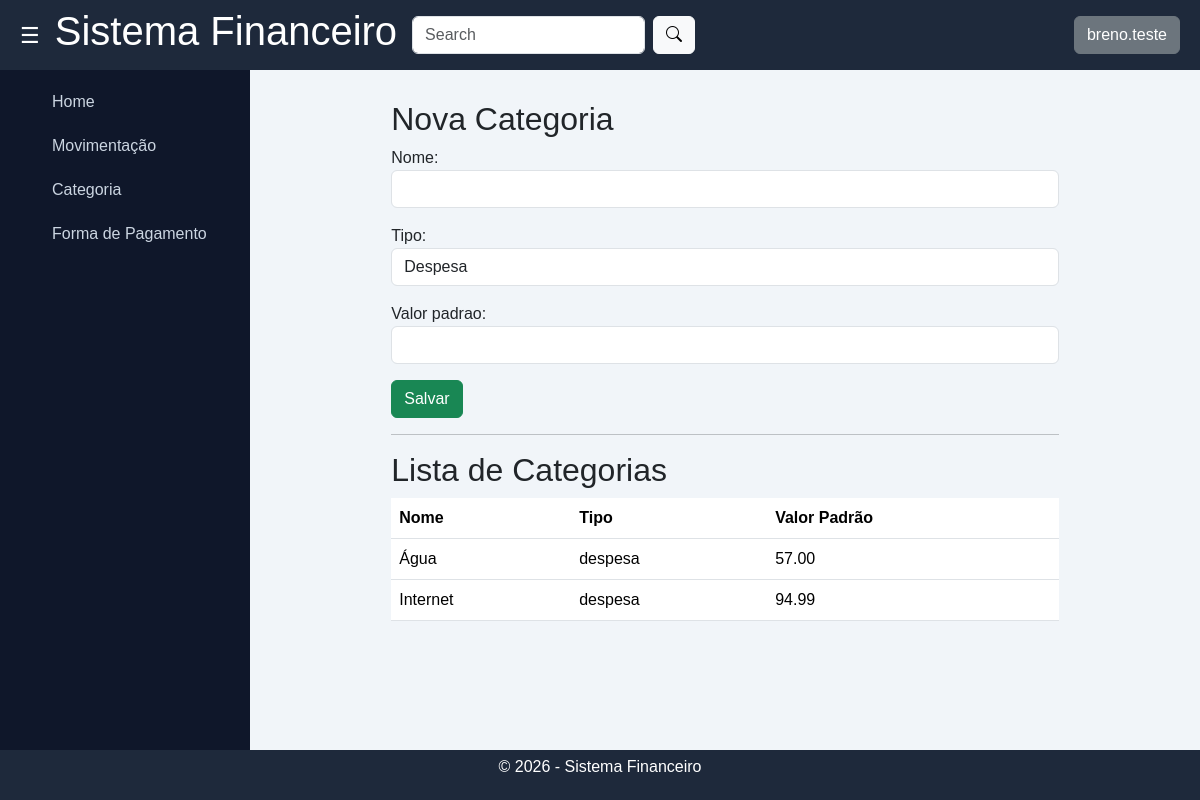
The app's page /financas/categorias/ (signed in), older data.
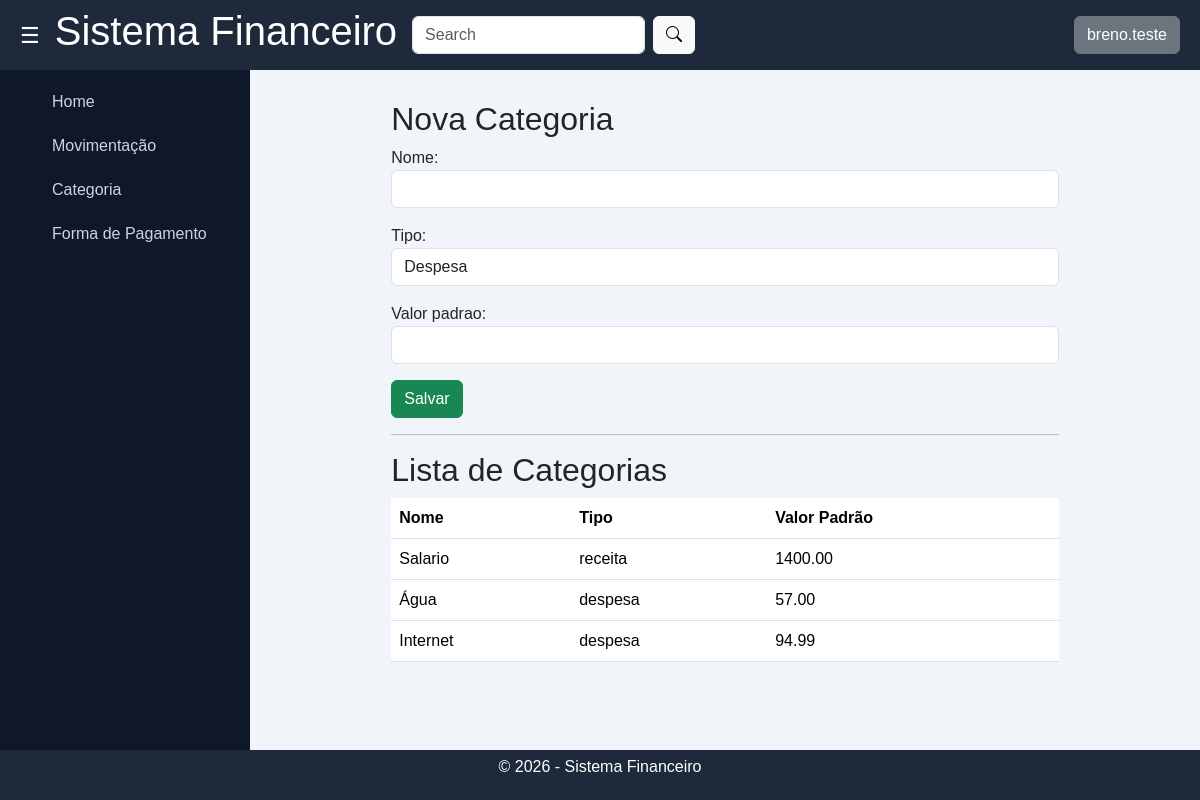
The same page, newer data.
### financas/models/categoria.py (models this page shows, shortened)
class Categoria(models.Model):
    TIPO_CHOICES = [
        ('receita', 'Receita'),
        ('despesa', 'Despesa'),
    ]
    user = models.ForeignKey(settings.AUTH_USER_MODEL, on_delete=models.CASCADE, null=True, blank=True)
    nome = models.CharField(max_length=100)
    tipo = models.CharField(max_length=10,choices=TIPO_CHOICES,default='despesa')
    valor_padrao = models.DecimalField(max_digits=10, decimal_places=2, null=True, blank=True)

### financas/views.py (the view)
# urls.py: path('categorias/', views.categoria_list_create, name='categoria_list_create'),
@login_required
def categoria_list_create(request):
    categoria = Categoria.objects.filter(
        user=request.user
    ).order_by('-id')
    if request.method == "POST":
        form = CategoriaForm(request.POST)
        if form.is_valid():
            categoria = form.save(commit=False)
            categoria.user = request.user
            categoria.save()
            return redirect('categoria_list_create')
    else:
        form = CategoriaForm()
    context = {
        'form': form,
        'categoria': categoria
    }
    return render(request, 'categoria/categoria_page.html', context)

### financas/forms.py
class CategoriaForm(forms.ModelForm):
    class Meta:
        model = Categoria
        fields = ['nome', 'tipo', 'valor_padrao']
        widgets = {
            'nome': forms.TextInput(attrs={'class': 'form-control'}),
            'tipo': forms.Select(attrs={'class': 'form-control'}),
            'valor_padrao': forms.NumberInput(attrs={'class': 'form-control'}),
        }
    def __init__(self, *args, **kwargs):
        user = kwargs.pop('user', None)  # remove user dos kwargs
        super().__init__(*args, **kwargs)
        if user:
            self.fields['categoria'].queryset = Categoria.objects.filter(user=user)

### templates/categoria/categoria_page.html (shortened to what this page needs)
{% extends 'base.html' %}
{% block content %}
<h2>Nova Categoria</h2>
<form method="POST">
    {{ form.as_p }}
    <button type="submit" class="btn btn-success">Salvar</button>
</form>
<hr>
<h2>Lista de Categorias</h2>
<div class="table-responsive">
    <table class="table table-hover mb-0">
        <thead class="text-white" style="background-color: #07b29b;">
            <tr>
                <th>Nome</th>
                <th>Tipo</th>
                <th>Valor Padrão</th>
            </tr>
        </thead>
        <tbody>
            {% for categoria in categoria %}
            <tr onclick="window.location.href='{% url 'categoria_detail' categoria.pk %}'" style="cursor: pointer;"
                class="{% if forloop.counter|divisibleby:2 %}linha-verde{% else %}linha-branca{% endif %}"
                title="Ver detalhes">
                <td>{{ categoria.nome }}</td>
                <td>{{ categoria.tipo }}</td>
                <td>{{ categoria.valor_padrao }}</td>
            </tr>
            {% empty %}
            <tr>
                <td colspan="2" class="text-center">Nenhuma categoria localizada.</td>
            </tr>
            {% endfor %}
        </tbody>
    </table>
</div>
{% endblock %}

### templates/base.html (shortened to what this page needs)
{% load static %}
<!DOCTYPE html>
<html lang="pt-br">
<head>
    <link rel="stylesheet" href="{% static 'css/style.css' %}">
    <link href="https://cdn.jsdelivr.net/npm/bootstrap@5.3.8/dist/css/bootstrap.min.css" rel="stylesheet"
>
        <link rel="stylesheet" href="https://cdn.jsdelivr.net/npm/bootstrap-icons@1.13.1/font/bootstrap-icons.min.css">
</head>
<body>
    <div class="layout" id="layout">
        <header class="header">
            <button id="toggleBtn" class="toggle-btn">☰</button>
            <h1>Sistema Financeiro</h1>
            <form class="d-flex" role="search">
                <input class="form-control me-2" type="search" placeholder="Search" aria-label="Search" />
                <button class="btn btn-light" type="submit"><i class="bi bi-search"></i></button>
            </form>
            <nav class="ms-auto">
                <div class="dropdown">
                    <button class="btn btn-secondary " type="button" data-bs-toggle="dropdown"
                        aria-expanded="false">
                        {{ user.username }}
                    </button>
                </div>
            </nav>
        </header>
        <aside class="sidebar" id="sidebar">
            <nav>
                <ul>
                    <li><a href="{% url 'dashboard' %}">Home</a></li>
                    <li><a href="{% url 'transacao_list_create' %}">Movimentação</a></li>
                    <li><a href="{% url 'categoria_list_create' %}">Categoria</a></li>
                    <li><a href="{% url 'formaPagamento_list_create' %}">Forma de Pagamento</a></li>
                </ul>
            </nav>
        </aside>
        <main class="content">
            <div class="w-75 mx-auto">
                {% block content%}
                {% endblock %}
            </div>
        </main>
        <footer class="footer">
            <p>© 2026 - Sistema Financeiro</p>
        </footer>
    </div>
</body>
</html>

### financas/static/css/style.css (style rules this page uses)
* { margin: 0; padding: 0; box-sizing: border-box; font-family: Arial, sans-serif; }
.layout { display: grid; grid-template-areas: "header header" "sidebar content" "footer footer"; grid-template-columns: 250px 1fr; grid-template-rows: 70px 1fr 50px; height: 100vh; transition: 0.3s ease; }
.header { grid-area: header; background: #1e293b; color: white; display: flex; align-items: center; padding: 0 20px; gap: 15px; }
.toggle-btn { background: none; border: none; font-size: 22px; color: white; cursor: pointer; }
.sidebar { grid-area: sidebar; background: #0f172a; padding: 20px; transition: 0.3s ease; overflow: hidden; }
.sidebar ul { list-style: none; }
.sidebar li { margin-bottom: 20px; }
.sidebar a { color: #cbd5e1; text-decoration: none; transition: 0.3s; }
.content { grid-area: content; padding: 30px; background: #f1f5f9; overflow-y: auto; }
.footer { grid-area: footer; background: #1e293b; color: white; display: flex; align-items: center; justify-content: center; }

Row changes from the older to the newer data that the page shows:
added Categoria: nome "Salario", tipo "receita", valor_padrao "1400.00"
